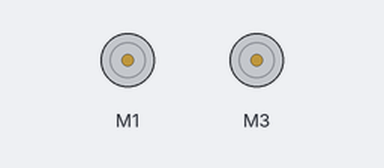
The sketch below on a simulated Arduino Uno, built with avr-gcc and run on an emulated ATmega328P. Parts: 2 × DC motor (green arrow = forward, orange = backward, longer = faster).

Above: at 0.5 s.
Timing chart, 0 to 5.6 s (numbered marks = the images above):
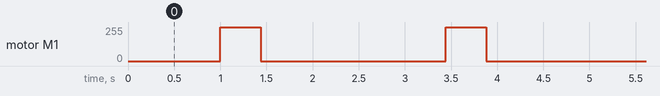

The sketch:

Single_Motor_Turn.ino
```cpp
#include <AFMotor.h>
AF_DCMotor Motor1(1);
AF_DCMotor Motor2(3);
void setup()
{

}

void loop()
{
  delay(1000);

  Motor1.setSpeed(255);
  Motor2.setSpeed(0);

  Motor1.run(FORWARD);
  Motor2.run(FORWARD);
  delay(440);

  Motor1.run(RELEASE);
  Motor2.run(RELEASE);
  delay(1000);
}
```

Measured:
- by itself, motor M1: alternates forward 255/255 for 0.44 s and stopped for 2.0 s
